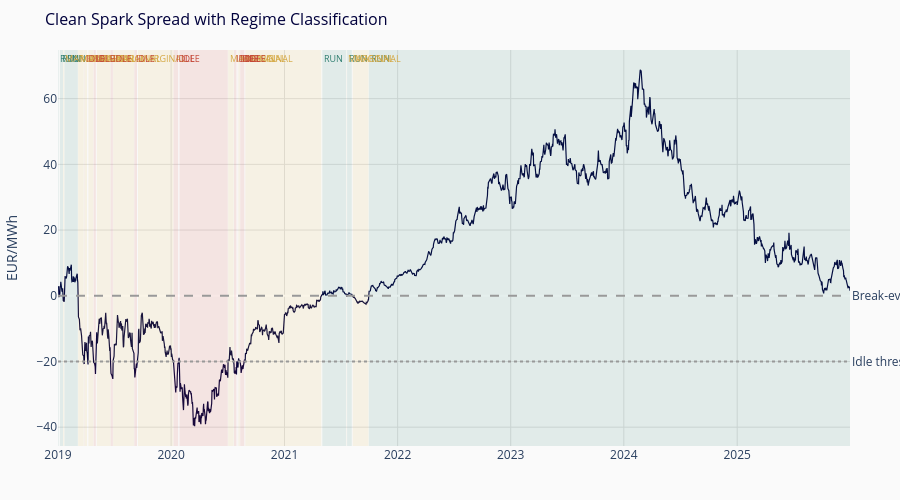

Notebook code cell kept with this figure:
### Markdown cell above
## 2. Clean Spark Spread

The clean spark spread (CSS) measures the gross margin of a gas-fired power
plant after fuel and carbon costs:

$$\text{CSS} = P_{\text{power}} - \frac{P_{\text{gas}}}{\eta_{\text{gas}}} -
P_{\text{carbon}} \times \text{EF}_{\text{gas}}$$

Where $\eta = 0.55$ (55% thermal efficiency for a modern CCGT) and
$\text{EF}_{\text{gas}} = 0.37$ tCO2/MWh (the verified emission factor under
the EU ETS Monitoring and Reporting Regulation).

The thermal efficiency assumption matters. At $\eta = 0.50$ (an older plant),
gas input per MWh rises to 2.0 MWh, increasing the fuel cost by roughly 10%.
At $\eta = 0.60$ (a brand-new H-class turbine), it drops to 1.67 MWh. The
spread therefore embeds a plant-specific efficiency assumption, on a real
desk, the trader models the specific plant, not an industry average.

Regimes are classified as:
- **RUN**: CSS > 0 (the plant is in-the-money.
- **MARGINAL**: −20 to 0 EUR/MWh) near break-even; start-up costs may
  determine the dispatch decision.
- **IDLE**: < −20 EUR/MWh, the plant loses money running.

### Code cell
from energy_cross_commodity.spreads.spark_spread import compute_spark_spread

result = compute_spark_spread(
    power=prices_pivot['DE_POWER'].values,
    gas=prices_pivot['TTF'].values,
    carbon=prices_pivot['EUA'].values,
    efficiency=0.55,
    emission_factor=0.37,
)

df_spark = pd.DataFrame({
    'date': dates, 'css': result.css, 'uss': result.uss,
    'fuel_cost': result.fuel_cost, 'carbon_cost': result.carbon_cost,
    'regime': result.regime,
})

regime_colors = {'RUN': TEAL, 'MARGINAL': '#D4A843', 'IDLE': RED}

fig = go.Figure()
for regime, color in regime_colors.items():
    mask = df_spark['regime'] == regime
    if mask.any():
        groups = np.split(np.where(mask)[0], np.where(np.diff(np.where(mask)[0]) != 1)[0] + 1)
        for g in groups:
            if len(g) > 1:
                fig.add_vrect(
                    x0=df_spark['date'].iloc[g[0]], x1=df_spark['date'].iloc[g[-1]],
                    fillcolor=color, opacity=0.12, line_width=0,
                    annotation_text=regime, annotation_position='top left',
                    annotation_font=dict(size=9, color=color),
                )

fig.add_trace(go.Scatter(
    x=df_spark['date'], y=df_spark['css'], mode='lines',
    name='Clean Spark Spread', line=dict(color=NAVY, width=1.2),
))
fig.add_hline(y=0, line_dash='dash', line_color='#999999',
              annotation_text='Break-even', annotation_position='right')
fig.add_hline(y=-20, line_dash='dot', line_color='#999999',
              annotation_text='Idle threshold', annotation_position='right')

fig.update_layout(
    title=dict(text='Clean Spark Spread with Regime Classification', font=dict(color=NAVY, size=16)),
    xaxis=dict(title='', gridcolor='#E0E0E0'), yaxis=dict(title='EUR/MWh', gridcolor='#E0E0E0'),
    plot_bgcolor=OFFWHITE, paper_bgcolor=OFFWHITE,
    height=500, margin=dict(l=50, r=50, t=50, b=40), hovermode='x unified',
)
fig.show()

print('Regime distribution:')
print(df_spark['regime'].value_counts().to_string())
print(f'\nCSS range: {df_spark.css.min():.1f} to {df_spark.css.max():.1f} EUR/MWh')
print(f'Mean CSS: {df_spark.css.mean():.1f} EUR/MWh')

### Figure 1 — Plotly figure (JSON) as saved in the notebook; plotly's stock layout.template omitted (floating-point values rounded to 4 significant figures; data arrays with more than 128 entries replaced by an {"elided": "..."} marker saying what was removed)
{"data": [{"line": {"color": "#00003C", "width": 1.2}, "mode": "lines", "name": "Clean Spark Spread", "type": "scatter", "x": {"elided": "1827 str values"}, "y": {"elided": "1827 float values"}}], "layout": {"annotations": [{"font": {"color": "#2E7D6F", "size": 9}, "showarrow": false, "text": "RUN", "x": "2019-01-01T00:00:00", "xanchor": "left", "xref": "x", "y": 1, "yanchor": "top", "yref": "y domain"}, {"font": {"color": "#2E7D6F", "size": 9}, "showarrow": false, "text": "RUN", "x": "2019-01-07T00:00:00", "xanchor": "left", "xref": "x", "y": 1, "yanchor": "top", "yref": "y domain"}, {"font": {"color": "#2E7D6F", "size": 9}, "showarrow": false, "text": "RUN", "x": "2019-01-22T00:00:00", "xanchor": "left", "xref": "x", "y": 1, "yanchor": "top", "yref": "y domain"}, {"font": {"color": "#2E7D6F", "size": 9}, "showarrow": false, "text": "RUN", "x": "2021-05-03T00:00:00", "xanchor": "left", "xref": "x", "y": 1, "yanchor": "top", "yref": "y domain"}, {"font": {"color": "#2E7D6F", "size": 9}, "showarrow": false, "text": "RUN", "x": "2021-07-22T00:00:00", "xanchor": "left", "xref": "x", "y": 1, "yanchor": "top", "yref": "y domain"}, {"font": {"color": "#2E7D6F", "size": 9}, "showarrow": false, "text": "RUN", "x": "2021-09-30T00:00:00", "xanchor": "left", "xref": "x", "y": 1, "yanchor": "top", "yref": "y domain"}, {"font": {"color": "#D4A843", "size": 9}, "showarrow": false, "text": "MARGINAL", "x": "2019-01-18T00:00:00", "xanchor": "left", "xref": "x", "y": 1, "yanchor": "top", "yref": "y domain"}, {"font": {"color": "#D4A843", "size": 9}, "showarrow": false, "text": "MARGINAL", "x": "2019-03-07T00:00:00", "xanchor": "left", "xref": "x", "y": 1, "yanchor": "top", "yref": "y domain"}, {"font": {"color": "#D4A843", "size": 9}, "showarrow": false, "text": "MARGINAL", "x": "2019-03-28T00:00:00", "xanchor": "left", "xref": "x", "y": 1, "yanchor": "top", "yref": "y domain"}, {"font": {"color": "#D4A843", "size": 9}, "showarrow": false, "text": "MARGINAL", "x": "2019-04-09T00:00:00", "xanchor": "left", "xref": "x", "y": 1, "yanchor": "top", "yref": "y domain"}, {"font": {"color": "#D4A843", "size": 9}, "showarrow": false, "text": "MARGINAL", "x": "2019-05-06T00:00:00", "xanchor": "left", "xref": "x", "y": 1, "yanchor": "top", "yref": "y domain"}, {"font": {"color": "#D4A843", "size": 9}, "showarrow": false, "text": "MARGINAL", "x": "2019-06-28T00:00:00", "xanchor": "left", "xref": "x", "y": 1, "yanchor": "top", "yref": "y domain"}, {"font": {"color": "#D4A843", "size": 9}, "showarrow": false, "text": "MARGINAL", "x": "2019-09-16T00:00:00", "xanchor": "left", "xref": "x", "y": 1, "yanchor": "top", "yref": "y domain"}, {"font": {"color": "#D4A843", "size": 9}, "showarrow": false, "text": "MARGINAL", "x": "2020-07-03T00:00:00", "xanchor": "left", "xref": "x", "y": 1, "yanchor": "top", "yref": "y domain"}, {"font": {"color": "#D4A843", "size": 9}, "showarrow": false, "text": "MARGINAL", "x": "2020-08-05T00:00:00", "xanchor": "left", "xref": "x", "y": 1, "yanchor": "top", "yref": "y domain"}, {"font": {"color": "#D4A843", "size": 9}, "showarrow": false, "text": "MARGINAL", "x": "2020-08-28T00:00:00", "xanchor": "left", "xref": "x", "y": 1, "yanchor": "top", "yref": "y domain"}, {"font": {"color": "#D4A843", "size": 9}, "showarrow": false, "text": "MARGINAL", "x": "2021-07-20T00:00:00", "xanchor": "left", "xref": "x", "y": 1, "yanchor": "top", "yref": "y domain"}, {"font": {"color": "#D4A843", "size": 9}, "showarrow": false, "text": "MARGINAL", "x": "2021-08-09T00:00:00", "xanchor": "left", "xref": "x", "y": 1, "yanchor": "top", "yref": "y domain"}, {"font": {"color": "#C44536", "size": 9}, "showarrow": false, "text": "IDLE", "x": "2019-03-26T00:00:00", "xanchor": "left", "xref": "x", "y": 1, "yanchor": "top", "yref": "y domain"}, {"font": {"color": "#C44536", "size": 9}, "showarrow": false, "text": "IDLE", "x": "2019-04-26T00:00:00", "xanchor": "left", "xref": "x", "y": 1, "yanchor": "top", "yref": "y domain"}, {"font": {"color": "#C44536", "size": 9}, "showarrow": false, "text": "IDLE", "x": "2019-06-20T00:00:00", "xanchor": "left", "xref": "x", "y": 1, "yanchor": "top", "yref": "y domain"}, {"font": {"color": "#C44536", "size": 9}, "showarrow": false, "text": "IDLE", "x": "2019-09-04T00:00:00", "xanchor": "left", "xref": "x", "y": 1, "yanchor": "top", "yref": "y domain"}, {"font": {"color": "#C44536", "size": 9}, "showarrow": false, "text": "IDLE", "x": "2020-01-09T00:00:00", "xanchor": "left", "xref": "x", "y": 1, "yanchor": "top", "yref": "y domain"}, {"font": {"color": "#C44536", "size": 9}, "showarrow": false, "text": "IDLE", "x": "2020-01-28T00:00:00", "xanchor": "left", "xref": "x", "y": 1, "yanchor": "top", "yref": "y domain"}, {"font": {"color": "#C44536", "size": 9}, "showarrow": false, "text": "IDLE", "x": "2020-07-22T00:00:00", "xanchor": "left", "xref": "x", "y": 1, "yanchor": "top", "yref": "y domain"}, {"font": {"color": "#C44536", "size": 9}, "showarrow": false, "text": "IDLE", "x": "2020-08-03T00:00:00", "xanchor": "left", "xref": "x", "y": 1, "yanchor": "top", "yref": "y domain"}, {"font": {"color": "#C44536", "size": 9}, "showarrow": false, "text": "IDLE", "x": "2020-08-11T00:00:00", "xanchor": "left", "xref": "x", "y": 1, "yanchor": "top", "yref": "y domain"}, {"font": {"color": "#C44536", "size": 9}, "showarrow": false, "text": "IDLE", "x": "2020-08-26T00:00:00", "xanchor": "left", "xref": "x", "y": 1, "yanchor": "top", "yref": "y domain"}, {"showarrow": false, "text": "Break-even", "x": 1, "xanchor": "left", "xref": "x domain", "y": 0, "yanchor": "middle", "yref": "y"}, {"showarrow": false, "text": "Idle threshold", "x": 1, "xanchor": "left", "xref": "x domain", "y": -20, "yanchor": "middle", "yref": "y"}], "height": 500, "hovermode": "x unified", "margin": {"b": 40, "l": 50, "r": 50, "t": 50}, "paper_bgcolor": "#FAFAFA", "plot_bgcolor": "#FAFAFA", "shapes": [{"fillcolor": "#2E7D6F", "line": {"width": 0}, "opacity": 0.12, "type": "rect", "x0": "2019-01-01T00:00:00", "x1": "2019-01-03T00:00:00", "xref": "x", "y0": 0, "y1": 1, "yref": "y domain"}, {"fillcolor": "#2E7D6F", "line": {"width": 0}, "opacity": 0.12, "type": "rect", "x0": "2019-01-07T00:00:00", "x1": "2019-01-17T00:00:00", "xref": "x", "y0": 0, "y1": 1, "yref": "y domain"}, {"fillcolor": "#2E7D6F", "line": {"width": 0}, "opacity": 0.12, "type": "rect", "x0": "2019-01-22T00:00:00", "x1": "2019-03-06T00:00:00", "xref": "x", "y0": 0, "y1": 1, "yref": "y domain"}, {"fillcolor": "#2E7D6F", "line": {"width": 0}, "opacity": 0.12, "type": "rect", "x0": "2021-05-03T00:00:00", "x1": "2021-07-19T00:00:00", "xref": "x", "y0": 0, "y1": 1, "yref": "y domain"}, {"fillcolor": "#2E7D6F", "line": {"width": 0}, "opacity": 0.12, "type": "rect", "x0": "2021-07-22T00:00:00", "x1": "2021-08-06T00:00:00", "xref": "x", "y0": 0, "y1": 1, "yref": "y domain"}, {"fillcolor": "#2E7D6F", "line": {"width": 0}, "opacity": 0.12, "type": "rect", "x0": "2021-09-30T00:00:00", "x1": "2025-12-31T00:00:00", "xref": "x", "y0": 0, "y1": 1, "yref": "y domain"}, {"fillcolor": "#D4A843", "line": {"width": 0}, "opacity": 0.12, "type": "rect", "x0": "2019-01-18T00:00:00", "x1": "2019-01-21T00:00:00", "xref": "x", "y0": 0, "y1": 1, "yref": "y domain"}, {"fillcolor": "#D4A843", "line": {"width": 0}, "opacity": 0.12, "type": "rect", "x0": "2019-03-07T00:00:00", "x1": "2019-03-25T00:00:00", "xref": "x", "y0": 0, "y1": 1, "yref": "y domain"}, {"fillcolor": "#D4A843", "line": {"width": 0}, "opacity": 0.12, "type": "rect", "x0": "2019-03-28T00:00:00", "x1": "2019-04-05T00:00:00", "xref": "x", "y0": 0, "y1": 1, "yref": "y domain"}, {"fillcolor": "#D4A843", "line": {"width": 0}, "opacity": 0.12, "type": "rect", "x0": "2019-04-09T00:00:00", "x1": "2019-04-25T00:00:00", "xref": "x", "y0": 0, "y1": 1, "yref": "y domain"}, {"fillcolor": "#D4A843", "line": {"width": 0}, "opacity": 0.12, "type": "rect", "x0": "2019-05-06T00:00:00", "x1": "2019-06-19T00:00:00", "xref": "x", "y0": 0, "y1": 1, "yref": "y domain"}, {"fillcolor": "#D4A843", "line": {"width": 0}, "opacity": 0.12, "type": "rect", "x0": "2019-06-28T00:00:00", "x1": "2019-09-03T00:00:00", "xref": "x", "y0": 0, "y1": 1, "yref": "y domain"}, {"fillcolor": "#D4A843", "line": {"width": 0}, "opacity": 0.12, "type": "rect", "x0": "2019-09-16T00:00:00", "x1": "2020-01-08T00:00:00", "xref": "x", "y0": 0, "y1": 1, "yref": "y domain"}, {"fillcolor": "#D4A843", "line": {"width": 0}, "opacity": 0.12, "type": "rect", "x0": "2020-07-03T00:00:00", "x1": "2020-07-21T00:00:00", "xref": "x", "y0": 0, "y1": 1, "yref": "y domain"}, {"fillcolor": "#D4A843", "line": {"width": 0}, "opacity": 0.12, "type": "rect", "x0": "2020-08-05T00:00:00", "x1": "2020-08-10T00:00:00", "xref": "x", "y0": 0, "y1": 1, "yref": "y domain"}, {"fillcolor": "#D4A843", "line": {"width": 0}, "opacity": 0.12, "type": "rect", "x0": "2020-08-28T00:00:00", "x1": "2021-04-30T00:00:00", "xref": "x", "y0": 0, "y1": 1, "yref": "y domain"}, {"fillcolor": "#D4A843", "line": {"width": 0}, "opacity": 0.12, "type": "rect", "x0": "2021-07-20T00:00:00", "x1": "2021-07-21T00:00:00", "xref": "x", "y0": 0, "y1": 1, "yref": "y domain"}, {"fillcolor": "#D4A843", "line": {"width": 0}, "opacity": 0.12, "type": "rect", "x0": "2021-08-09T00:00:00", "x1": "2021-09-29T00:00:00", "xref": "x", "y0": 0, "y1": 1, "yref": "y domain"}, {"fillcolor": "#C44536", "line": {"width": 0}, "opacity": 0.12, "type": "rect", "x0": "2019-03-26T00:00:00", "x1": "2019-03-27T00:00:00", "xref": "x", "y0": 0, "y1": 1, "yref": "y domain"}, {"fillcolor": "#C44536", "line": {"width": 0}, "opacity": 0.12, "type": "rect", "x0": "2019-04-26T00:00:00", "x1": "2019-05-03T00:00:00", "xref": "x", "y0": 0, "y1": 1, "yref": "y domain"}, {"fillcolor": "#C44536", "line": {"width": 0}, "opacity": 0.12, "type": "rect", "x0": "2019-06-20T00:00:00", "x1": "2019-06-27T00:00:00", "xref": "x", "y0": 0, "y1": 1, "yref": "y domain"}, {"fillcolor": "#C44536", "line": {"width": 0}, "opacity": 0.12, "type": "rect", "x0": "2019-09-04T00:00:00", "x1": "2019-09-13T00:00:00", "xref": "x", "y0": 0, "y1": 1, "yref": "y domain"}, {"fillcolor": "#C44536", "line": {"width": 0}, "opacity": 0.12, "type": "rect", "x0": "2020-01-09T00:00:00", "x1": "2020-01-24T00:00:00", "xref": "x", "y0": 0, "y1": 1, "yref": "y domain"}, {"fillcolor": "#C44536", "line": {"width": 0}, "opacity": 0.12, "type": "rect", "x0": "2020-01-28T00:00:00", "x1": "2020-07-02T00:00:00", "xref": "x", "y0": 0, "y1": 1, "yref": "y domain"}, {"fillcolor": "#C44536", "line": {"width": 0}, "opacity": 0.12, "type": "rect", "x0": "2020-07-22T00:00:00", "x1": "2020-07-30T00:00:00", "xref": "x", "y0": 0, "y1": 1, "yref": "y domain"}, {"fillcolor": "#C44536", "line": {"width": 0}, "opacity": 0.12, "type": "rect", "x0": "2020-08-03T00:00:00", "x1": "2020-08-04T00:00:00", "xref": "x", "y0": 0, "y1": 1, "yref": "y domain"}, {"fillcolor": "#C44536", "line": {"width": 0}, "opacity": 0.12, "type": "rect", "x0": "2020-08-11T00:00:00", "x1": "2020-08-24T00:00:00", "xref": "x", "y0": 0, "y1": 1, "yref": "y domain"}, {"fillcolor": "#C44536", "line": {"width": 0}, "opacity": 0.12, "type": "rect", "x0": "2020-08-26T00:00:00", "x1": "2020-08-27T00:00:00", "xref": "x", "y0": 0, "y1": 1, "yref": "y domain"}, {"line": {"color": "#999999", "dash": "dash"}, "type": "line", "x0": 0, "x1": 1, "xref": "x domain", "y0": 0, "y1": 0, "yref": "y"}, {"line": {"color": "#999999", "dash": "dot"}, "type": "line", "x0": 0, "x1": 1, "xref": "x domain", "y0": -20, "y1": -20, "yref": "y"}], "title": {"font": {"color": "#00003C", "size": 16}, "text": "Clean Spark Spread with Regime Classification"}, "xaxis": {"gridcolor": "#E0E0E0", "title": {"text": ""}}, "yaxis": {"gridcolor": "#E0E0E0", "title": {"text": "EUR/MWh"}}}}
